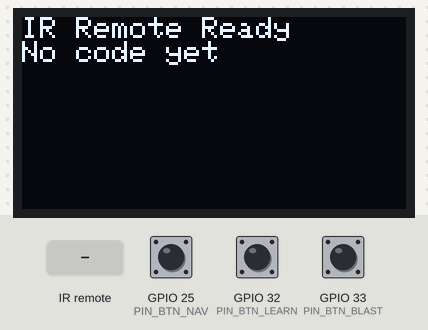
Recording of a sketch running on a simulated ESP32. Parts: 128×64 one-colour display. Inputs (shaded band) come from the test bench; at power-on: GPIO 25 (PIN_BTN_NAV) HIGH, GPIO 32 (PIN_BTN_LEARN) HIGH, GPIO 33 (PIN_BTN_BLAST) HIGH. EEPROM starts erased; what the sketch prints to the serial monitor is not drawn.

Above: at 1.5 s.
1.6 s: GPIO 25 (PIN_BTN_NAV) pulled LOW for 0.15 s
At 2.6 s:
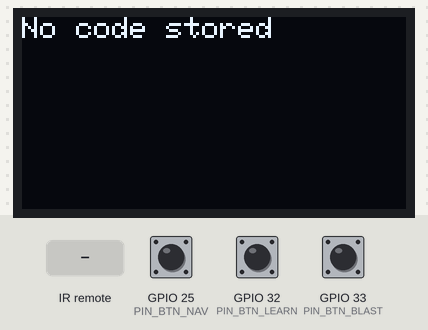
4.3 s: GPIO 32 (PIN_BTN_LEARN) pulled LOW for 0.15 s
At 5.5 s:
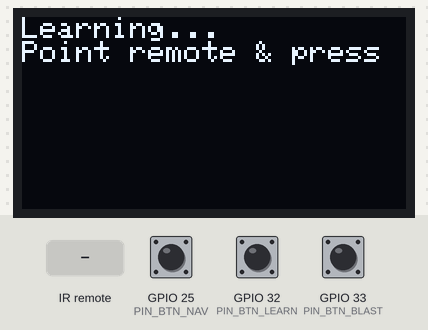
5.9 s: GPIO 33 (PIN_BTN_BLAST) pulled LOW for 0.15 s
At 6.7 s:
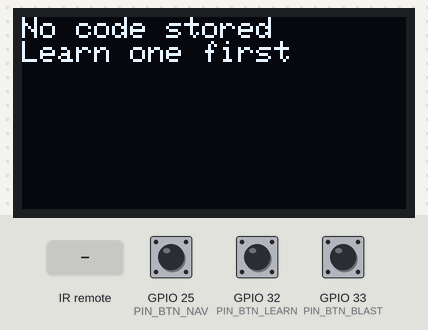
8.4 s: infrared code 0x3C received
At 10.4 s:
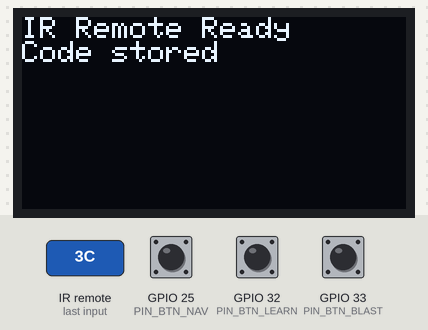
11.1 s: GPIO 25 (PIN_BTN_NAV) pulled LOW for 3.2 s
At 12.7 s:
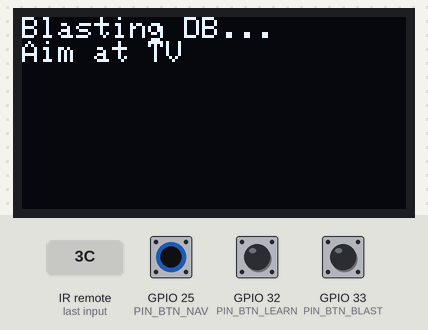
Timing chart, 0 to 14.2 s (numbered marks = the images above; inputs shaded):
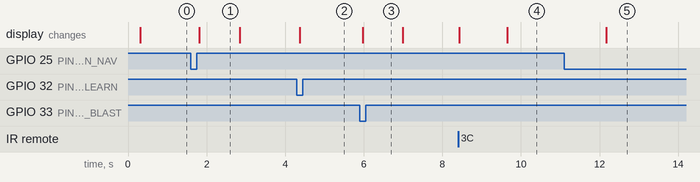

The sketch:

tvremote.ino
```cpp
#include <Arduino.h>
#include <Wire.h>
#include <Adafruit_GFX.h>
#include <Adafruit_SSD1306.h>
#include <IRrecv.h>
#include <IRsend.h>
#include <IRutils.h>
#include <Preferences.h>
#include "WORLD_IR_CODES.h"

// ---------- Pin definitions ----------
#define PIN_IR_RECV   27
#define PIN_IR_SEND   26
#define PIN_BTN_LEARN 32
#define PIN_BTN_BLAST 33
#define PIN_BTN_NAV   25

// ---------- OLED ----------
#define SCREEN_WIDTH 128
#define SCREEN_HEIGHT 64
#define OLED_RESET -1
#define SCREEN_ADDRESS 0x3C
Adafruit_SSD1306 display(SCREEN_WIDTH, SCREEN_HEIGHT, &Wire, OLED_RESET);

// ---------- IR ----------
const uint16_t kCaptureBufferSize = 1024;
const uint8_t kTimeout = 15;
IRrecv irrecv(PIN_IR_RECV, kCaptureBufferSize, kTimeout, true);
IRsend irsend(PIN_IR_SEND);
decode_results results;

// ---------- Storage ----------
Preferences prefs;
const uint16_t kMaxRaw = 200;

bool hasStoredCode = false;
bool storedIsKnownProtocol = false;
decode_type_t storedProtocol;
uint64_t storedValue = 0;
uint16_t storedBits = 0;
uint16_t storedRaw[kMaxRaw];
uint16_t storedRawLen = 0;

// ---------- Mode ----------
enum Mode { IDLE, LEARNING };
Mode mode = IDLE;
unsigned long learnStartTime = 0;
const unsigned long LEARN_TIMEOUT_MS = 10000;

// ---------- Button debounce (edge-triggered, not level-triggered) ----------
struct Button {
  uint8_t pin;
  bool lastReading;
  bool stableState;
  unsigned long lastChangeTime;
  unsigned long lowSince;
};

const unsigned long DEBOUNCE_MS = 40;
const unsigned long STUCK_PIN_MS = 5000;
const unsigned long NAV_LONG_MS = 1000;

Button btnLearn = {PIN_BTN_LEARN, HIGH, HIGH, 0, 0};
Button btnBlast = {PIN_BTN_BLAST, HIGH, HIGH, 0, 0};
Button btnNav   = {PIN_BTN_NAV,   HIGH, HIGH, 0, 0};

unsigned long navPressStart = 0;
bool navLongTriggered = false;

enum ButtonEvent { BTN_NONE, BTN_PRESSED, BTN_RELEASED };

ButtonEvent updateButton(Button &b) {
  bool reading = digitalRead(b.pin);
  if (reading != b.lastReading) {
    b.lastChangeTime = millis();
    b.lastReading = reading;
  }
  ButtonEvent event = BTN_NONE;
  if (millis() - b.lastChangeTime > DEBOUNCE_MS && reading != b.stableState) {
    b.stableState = reading;
    if (b.stableState == LOW) {
      event = BTN_PRESSED;
      b.lowSince = millis();
    } else {
      event = BTN_RELEASED;
    }
  }
  return event;
}

bool isStuck(Button &b) {
  return (b.stableState == LOW) && (millis() - b.lowSince > STUCK_PIN_MS);
}

// ---------- TV-B-Gone decompression engine ----------
static const uint8_t *codePtr;
static uint8_t bitsLeft = 0;
static uint8_t curByte = 0;

uint16_t readBits(uint8_t numbits) {
  uint16_t d = 0;
  while (numbits) {
    if (bitsLeft == 0) {
      curByte = *codePtr;
      codePtr++;
      bitsLeft = 8;
    }
    d <<= 1;
    d |= (curByte >> (bitsLeft - 1)) & 1;
    bitsLeft--;
    numbits--;
  }
  return d;
}

void sendTvbGoneCode(const IrCode *code) {
  static uint16_t rawBuf[600];
  uint16_t idx = 0;

  codePtr = code->codes;
  bitsLeft = 0;

  for (uint8_t k = 0; k < code->numpairs; k++) {
    uint16_t ti = readBits(code->bitcompression) * 2;
    rawBuf[idx++] = code->times[ti]     * 10;
    rawBuf[idx++] = code->times[ti + 1] * 10;
  }

  uint16_t freqKHz = code->timer_val / 1000;
  irsend.sendRaw(rawBuf, idx, freqKHz);
}

void blastAllCodes(const IrCode * const table[], uint8_t count) {
  for (uint8_t i = 0; i < count; i++) {
    sendTvbGoneCode(table[i]);
    delay(120);
    yield();
  }
}

// ---------- Display helper ----------
void showMessage(String line1, String line2 = "") {
  display.clearDisplay();
  display.setTextSize(1);
  display.setTextColor(SSD1306_WHITE);
  display.setCursor(0, 0);
  display.println(line1);
  display.println(line2);
  display.display();
}

// ---------- Preferences load/save ----------
void loadStoredCode() {
  prefs.begin("irremote", true);
  hasStoredCode = prefs.getBool("hasCode", false);
  if (hasStoredCode) {
    storedIsKnownProtocol = prefs.getBool("known", false);
    if (storedIsKnownProtocol) {
      storedProtocol = (decode_type_t)prefs.getUInt("protocol", 0);
      storedValue = prefs.getULong64("value", 0);
      storedBits = prefs.getUShort("bits", 0);
    } else {
      storedRawLen = prefs.getUShort("rawlen", 0);
      if (storedRawLen > kMaxRaw) storedRawLen = kMaxRaw;
      prefs.getBytes("rawdata", storedRaw, storedRawLen * sizeof(uint16_t));
    }
  }
  prefs.end();
}

void saveLearnedCode() {
  prefs.begin("irremote", false);
  prefs.putBool("hasCode", true);

  if (results.decode_type != UNKNOWN && results.decode_type != UNUSED) {
    prefs.putBool("known", true);
    prefs.putUInt("protocol", (uint32_t)results.decode_type);
    prefs.putULong64("value", results.value);
    prefs.putUShort("bits", results.bits);
    storedIsKnownProtocol = true;
    storedProtocol = results.decode_type;
    storedValue = results.value;
    storedBits = results.bits;
  } else {
    prefs.putBool("known", false);
    uint16_t len = results.rawlen - 1;
    if (len > kMaxRaw) len = kMaxRaw;
    for (uint16_t i = 0; i < len; i++) {
      storedRaw[i] = results.rawbuf[i + 1] * kRawTick;
    }
    storedRawLen = len;
    prefs.putUShort("rawlen", len);
    prefs.putBytes("rawdata", storedRaw, len * sizeof(uint16_t));
    storedIsKnownProtocol = false;
  }

  prefs.end();
  hasStoredCode = true;
}

// ---------- Setup ----------
void setup() {
  Serial.begin(115200);
  delay(200);

  pinMode(PIN_BTN_LEARN, INPUT_PULLUP);
  pinMode(PIN_BTN_BLAST, INPUT_PULLUP);
  pinMode(PIN_BTN_NAV, INPUT_PULLUP);
  delay(50); // let pull-ups settle before reading

  Wire.begin(21, 22);
  if (!display.begin(SSD1306_SWITCHCAPVCC, SCREEN_ADDRESS)) {
    Serial.println("SSD1306 allocation failed");
    for (;;);
  }

  // Boot-time wiring check
  bool learnLow = (digitalRead(PIN_BTN_LEARN) == LOW);
  bool blastLow = (digitalRead(PIN_BTN_BLAST) == LOW);
  bool navLow   = (digitalRead(PIN_BTN_NAV) == LOW);
  if (learnLow || blastLow || navLow) {
    String which = learnLow ? "LEARN" : (blastLow ? "BLAST" : "NAV");
    Serial.print("BOOT CHECK: ");
    Serial.print(which);
    Serial.println(" pin reads LOW at startup - check wiring");
    showMessage("Wiring warning", which + " reads LOW");
    delay(2000);
  }

  irrecv.enableIRIn();
  irsend.begin();

  loadStoredCode();

  showMessage("IR Remote Ready", hasStoredCode ? "Code stored" : "No code yet");
}

// ---------- Loop ----------
void loop() {
  ButtonEvent learnEvent = updateButton(btnLearn);
  ButtonEvent blastEvent = updateButton(btnBlast);
  ButtonEvent navEvent   = updateButton(btnNav);

  bool stuckLearn = isStuck(btnLearn);
  bool stuckBlast = isStuck(btnBlast);
  bool stuckNav   = isStuck(btnNav);
  bool anyStuck = stuckLearn || stuckBlast || stuckNav;

  static bool wasFaulted = false;
  if (anyStuck) {
    if (!wasFaulted) {
      String which = stuckLearn ? "LEARN" : (stuckBlast ? "BLAST" : "NAV");
      Serial.print("HARDWARE FAULT: ");
      Serial.print(which);
      Serial.println(" pin stuck LOW - check wiring/short");
      showMessage("HARDWARE FAULT", which + " stuck LOW");
      wasFaulted = true;
    }
    return; // don't process any button logic while a pin is faulted
  } else if (wasFaulted) {
    wasFaulted = false;
    Serial.println("Fault cleared");
    showMessage("Fault cleared", "Resuming...");
    delay(800);
    showMessage("IR Remote Ready", hasStoredCode ? "Code stored" : "No code yet");
  }

  // --- Learn ---
  if (learnEvent == BTN_PRESSED) {
    Serial.println("LEARN pressed");
    mode = LEARNING;
    learnStartTime = millis();
    showMessage("Learning...", "Point remote & press");
  }

  if (mode == LEARNING) {
    if (irrecv.decode(&results)) {
      Serial.print("IR decoded, protocol: ");
      Serial.println(typeToString(results.decode_type));
      saveLearnedCode();
      String proto = (results.decode_type != UNKNOWN) ?
                      String(typeToString(results.decode_type)) : "RAW";
      showMessage("Learned!", proto);
      irrecv.resume();
      mode = IDLE;
      delay(1200);
      showMessage("IR Remote Ready", "Code stored");
    } else if (millis() - learnStartTime > LEARN_TIMEOUT_MS) {
      Serial.println("Learn timed out");
      mode = IDLE;
      showMessage("Learn timed out", "Try again");
      delay(1000);
      showMessage("IR Remote Ready", hasStoredCode ? "Code stored" : "No code yet");
    }
  }

  // --- Blast ---
  if (blastEvent == BTN_PRESSED) {
    Serial.println("BLAST pressed");
    if (hasStoredCode) {
      showMessage("Sending...");
      if (storedIsKnownProtocol) {
        irsend.send(storedProtocol, storedValue, storedBits);
      } else {
        irsend.sendRaw(storedRaw, storedRawLen, 38);
      }
      delay(400);
      showMessage("IR Remote Ready", "Code stored");
    } else {
      showMessage("No code stored", "Learn one first");
      delay(1000);
      showMessage("IR Remote Ready", "No code yet");
    }
  }

  // --- Nav: short press = status, long press (1s+) = blast full database ---
  if (navEvent == BTN_PRESSED) {
    navPressStart = millis();
    navLongTriggered = false;
  }

  if (btnNav.stableState == LOW && navPressStart != 0 && !navLongTriggered &&
      millis() - navPressStart > NAV_LONG_MS) {
    navLongTriggered = true;
    Serial.println("NAV long-press: blasting DB");
    showMessage("Blasting DB...", "Aim at TV");
    blastAllCodes(NApowerCodes, num_NAcodes);
    showMessage("Blast complete");
    delay(1000);
    showMessage("IR Remote Ready", hasStoredCode ? "Code stored" : "No code yet");
  }

  if (navEvent == BTN_RELEASED) {
    if (!navLongTriggered) {
      Serial.println("NAV short-press: status");
      if (hasStoredCode) {
        String proto = storedIsKnownProtocol ?
                        String(typeToString(storedProtocol)) : "RAW";
        showMessage("Stored code:", proto);
      } else {
        showMessage("No code stored");
      }
      delay(1000);
      showMessage("IR Remote Ready", hasStoredCode ? "Code stored" : "No code yet");
    }
    navPressStart = 0;
  }
}
```

main.h
```cpp
#ifndef MAIN_H
#define MAIN_H

#include <Arduino.h>

#define freq_to_timerval(x) ((uint32_t)(x))
#define NUM_ELEM(x) (sizeof(x) / sizeof((x)[0]))

typedef struct IrCode {
  uint32_t timer_val;
  uint8_t numpairs;
  uint8_t bitcompression;
  const uint16_t *times;
  const uint8_t *codes;
} IrCode;
#endif
```

Source omitted: WORLD_IR_CODES.h (129329 bytes)

Measured:
- after the input at 1.6 s, the display: changes after 0.22 s (image 1)
- after the input at 4.3 s, the display: changes after 0.07 s (image 2)
- after the input at 5.9 s, the display: changes after 0.07 s (image 3)
- after the input at 8.4 s, the display: first changes at once (image 4 shows a later state)
- after the input at 11.1 s, the display: changes after 1.1 s (image 5)
- what the display in image 1 shows lasts 1.0 s, from 1.8 s to 2.8 s
